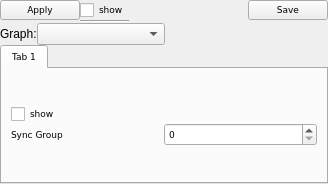
<?xml version="1.0" encoding="UTF-8"?>
<ui version="4.0">
 <class>SettingsGantt</class>
 <widget class="QDockWidget" name="SettingsGantt">
  <property name="geometry">
   <rect>
    <x>0</x>
    <y>0</y>
    <width>328</width>
    <height>184</height>
   </rect>
  </property>
  <property name="windowTitle">
   <string>DockWidget</string>
  </property>
  <widget class="QWidget" name="dockWidgetContents">
   <layout class="QGridLayout" name="gridLayout_2">
    <property name="margin">
     <number>0</number>
    </property>
    <property name="spacing">
     <number>0</number>
    </property>
    <item row="0" column="1">
     <layout class="QGridLayout" name="gridLayout">
      <item row="0" column="1">
       <widget class="QCheckBox" name="showCheckBox">
        <property name="font">
         <font>
          <family>Verdana</family>
          <pointsize>7</pointsize>
         </font>
        </property>
        <property name="text">
         <string>show</string>
        </property>
       </widget>
      </item>
      <item row="0" column="0">
       <widget class="QPushButton" name="applyButton">
        <property name="font">
         <font>
          <family>Verdana</family>
          <pointsize>7</pointsize>
         </font>
        </property>
        <property name="text">
         <string>Apply</string>
        </property>
       </widget>
      </item>
      <item row="0" column="3">
       <widget class="QPushButton" name="pushButton_2">
        <property name="font">
         <font>
          <family>Verdana</family>
          <pointsize>7</pointsize>
         </font>
        </property>
        <property name="toolTip">
         <string>&lt;html&gt;&lt;head/&gt;&lt;body&gt;&lt;p&gt;Saves ONLY settings of THIS gantt. Does not save widget screen position, this information is stored in Preset.&lt;/p&gt;&lt;/body&gt;&lt;/html&gt;</string>
        </property>
        <property name="text">
         <string>Save</string>
        </property>
       </widget>
      </item>
      <item row="0" column="2">
       <spacer name="horizontalSpacer">
        <property name="orientation">
         <enum>Qt::Horizontal</enum>
        </property>
        <property name="sizeHint" stdset="0">
         <size>
          <width>40</width>
          <height>20</height>
         </size>
        </property>
       </spacer>
      </item>
      <item row="1" column="1">
       <widget class="Line" name="line">
        <property name="orientation">
         <enum>Qt::Horizontal</enum>
        </property>
       </widget>
      </item>
     </layout>
    </item>
    <item row="4" column="1">
     <widget class="QTabWidget" name="tabWidget">
      <property name="font">
       <font>
        <family>Verdana</family>
        <pointsize>7</pointsize>
       </font>
      </property>
      <property name="currentIndex">
       <number>0</number>
      </property>
      <widget class="QWidget" name="tab">
       <attribute name="title">
        <string>Tab 1</string>
       </attribute>
       <layout class="QGridLayout" name="gridLayout_4">
        <item row="0" column="0">
         <layout class="QGridLayout" name="gridLayout_3">
          <property name="spacing">
           <number>0</number>
          </property>
          <item row="1" column="1">
           <widget class="QSpinBox" name="syncGroupCheckBox">
            <property name="font">
             <font>
              <family>Verdana</family>
              <pointsize>7</pointsize>
             </font>
            </property>
           </widget>
          </item>
          <item row="1" column="0">
           <widget class="QLabel" name="label_2">
            <property name="font">
             <font>
              <family>Verdana</family>
              <pointsize>7</pointsize>
             </font>
            </property>
            <property name="text">
             <string>Sync Group</string>
            </property>
           </widget>
          </item>
          <item row="0" column="0">
           <widget class="QCheckBox" name="graphShowCheckBox">
            <property name="text">
             <string>show</string>
            </property>
           </widget>
          </item>
         </layout>
        </item>
       </layout>
      </widget>
     </widget>
    </item>
    <item row="2" column="1">
     <layout class="QHBoxLayout" name="horizontalLayout">
      <property name="topMargin">
       <number>0</number>
      </property>
      <item>
       <widget class="QLabel" name="label">
        <property name="text">
         <string>Graph:</string>
        </property>
       </widget>
      </item>
      <item>
       <widget class="QComboBox" name="grapgComboBox">
        <property name="minimumSize">
         <size>
          <width>128</width>
          <height>0</height>
         </size>
        </property>
       </widget>
      </item>
      <item>
       <spacer name="horizontalSpacer_2">
        <property name="orientation">
         <enum>Qt::Horizontal</enum>
        </property>
        <property name="sizeHint" stdset="0">
         <size>
          <width>40</width>
          <height>20</height>
         </size>
        </property>
       </spacer>
      </item>
     </layout>
    </item>
   </layout>
  </widget>
 </widget>
 <resources/>
 <connections/>
</ui>
